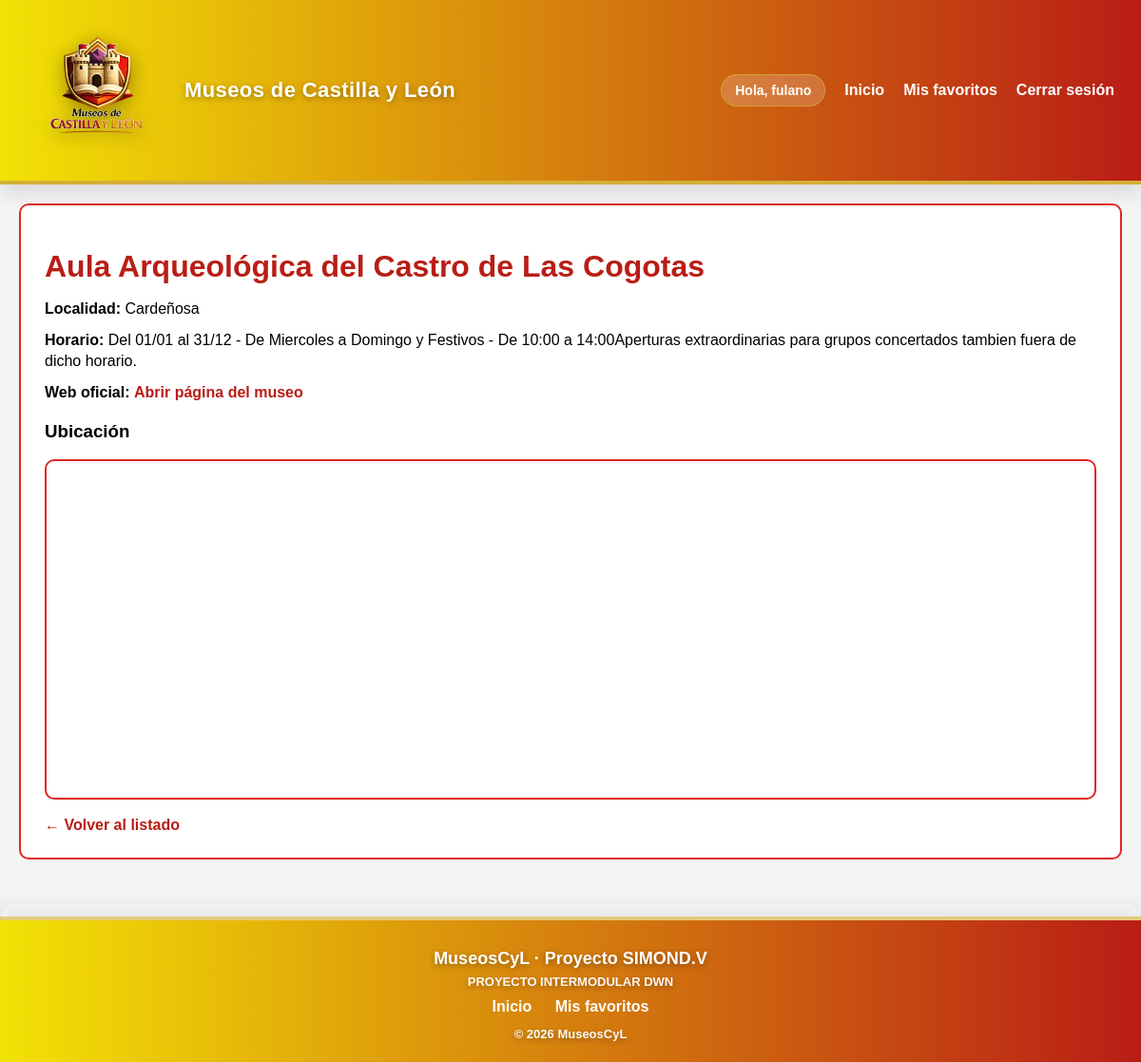
Screenshot of /index.php?accion=detalle&id=1284809940683 (signed in) with the database file from the repository.
### tables this page shows
CREATE TABLE `museos_cache` (
  `id` int(11) NOT NULL,
  `api_id` varchar(50) NOT NULL,
  `nombre` varchar(255) NOT NULL,
  `localidad` varchar(100) DEFAULT NULL,
  `tipologia` varchar(100) DEFAULT NULL,
  `latitud` decimal(10,8) DEFAULT NULL,
  `longitud` decimal(11,8) DEFAULT NULL,
  `horario` text DEFAULT NULL,
  `url` varchar(255) DEFAULT NULL,
  `informacion_adicional` text DEFAULT NULL,
  `ultima_actualizacion` timestamp NOT NULL DEFAULT current_timestamp() ON UPDATE current_timestamp()
);

### controllers/ControladorMuseo.php (called while the page is built, shortened)
<?php
class ControladorMuseo {
   private $modelo_museo;
   public function __construct() {
       $bd = new BaseDatos();
       $this->conexion = $bd->obtenerConexion();
       require_once __DIR__ . '/../models/Museo.php';
       $this->modelo_museo = new Museo($this->conexion);
   }
   public function detalle() {
       $api_id = $_GET['id'] ?? null;
       $museo = $this->modelo_museo->obtenerPorApiId($api_id);
       require_once __DIR__ . '/../views/layout/header.php';
       require_once __DIR__ . '/../views/museos/detalle.php';
       require_once __DIR__ . '/../views/layout/footer.php';
   }
}

### config/basedatos.php (called while the page is built, shortened)
<?php
class BaseDatos {
   private $host = 'localhost';
   private $nombre_bd = 'museoscyl';
   private $usuario = 'root';
   private $contrasena = '';
   private $charset = 'utf8mb4';
   private $conexion = null;
   public function obtenerConexion() {
       try {
           $dsn = "mysql:host={$this->host};dbname={$this->nombre_bd};charset={$this->charset}";
           $this->conexion = new PDO($dsn, $this->usuario, $this->contrasena);
           $this->conexion->setAttribute(PDO::ATTR_ERRMODE, PDO::ERRMODE_EXCEPTION);
           $this->conexion->setAttribute(PDO::ATTR_DEFAULT_FETCH_MODE, PDO::FETCH_ASSOC);
       } catch (PDOException $e) {
           die('Error de conexión con la base de datos');
       }
       return $this->conexion;
   }
}

### models/Museo.php (called while the page is built, shortened)
<?php
class Museo {
   private $conexion;
   public function __construct($conexion) {
       $this->conexion = $conexion;
   }
   public function obtenerPorApiId(string $api_id) {
       $sql = "SELECT * FROM museos_cache WHERE api_id = :api_id LIMIT 1";
       $stmt = $this->conexion->prepare($sql);
       $stmt->execute([':api_id' => $api_id]);
       $resultado = $stmt->fetch(PDO::FETCH_ASSOC);
       return $this->adaptarMuseoParaVista($resultado);
   }
   private function adaptarMuseoParaVista(array $museo): array {
       return [
           'identificador' => $museo['api_id'],
           'nombreentidad' => $museo['nombre'],
           'localidad' => $museo['localidad'],
           'posicion' => [
               'lat' => $museo['latitud'],
               'lon' => $museo['longitud']
           ],
           'horario' => $museo['horario'],
           'horarioapertura' => $museo['horario'],
           'horario_apertura' => $museo['horario'],
           'horario_de_apertura' => $museo['horario'],
           'url' => $museo['url'],
           'web' => $museo['url'],
           'paginaweb' => $museo['url'],
           'enlace_al_contenido' => $museo['url'],
           'informacion_adicional' => $museo['informacion_adicional']
       ];
   }
}

### views/museos/detalle.php (the view, shortened to what this page needs)
<?php
$horario = $museo['horario'] ?? '';
$url = $museo['url'] ?? '';
?>
<div class="detalle-museo">
    <h1><?php echo htmlspecialchars($museo['nombreentidad'] ?? 'Museo'); ?></h1>
    <?php if (!empty($museo['localidad'])): ?>
        <p><strong>Localidad:</strong> <?php echo htmlspecialchars($museo['localidad']); ?></p>
    <?php endif; ?>
    <p>
        <strong>Horario:</strong>
        <?php echo $horario ? htmlspecialchars($horario) : 'No disponible'; ?>
    </p>
    <?php if (!empty($url)): ?>
        <p>
            <strong>Web oficial:</strong>
            <a href="<?php echo htmlspecialchars($url); ?>" target="_blank">
                Abrir página del museo
            </a>
        </p>
    <?php endif; ?>
    <?php if (isset($museo['posicion']['lat'], $museo['posicion']['lon'])): ?>
        <h3>Ubicación</h3>
        <div class="bloque-mapa">
            <iframe
                width="100%"
                height="350"
                frameborder="0"
                src="https://www.openstreetmap.org/export/embed.html?bbox=<?php
                    echo ($museo['posicion']['lon'] - 0.01) . ',' .
                         ($museo['posicion']['lat'] - 0.01) . ',' .
                         ($museo['posicion']['lon'] + 0.01) . ',' .
                         ($museo['posicion']['lat'] + 0.01);
                ?>&marker=<?php
                    echo $museo['posicion']['lat'] . ',' . $museo['posicion']['lon'];
                ?>">
            </iframe>
        </div>
    <?php endif; ?>
    <br>
    <a href="<?php echo BASE_URL; ?>/index.php">← Volver al listado</a>
</div>

### views/layout/header.php (style rules this page uses)
body { margin: 0; font-family: Arial, sans-serif; background-color: #f4f4f4; }
a { text-decoration: none; color: #E12720; }

### views/museos/detalle.php (style rules this page uses)
.detalle-museo { background-color: #ffffff; border: 2px solid #E12720; border-radius: 10px; padding: 25px; }
.detalle-museo h1 { color: #b91d16; margin-bottom: 15px; }
.detalle-museo p { margin: 10px 0; line-height: 1.4; }
.detalle-museo a { color: #b91d16; font-weight: bold; }
.bloque-mapa { margin-top: 18px; border: 2px solid #E12720; border-radius: 10px; overflow: hidden; }

### rows the page displays
museos_cache: nombre "Aula Arqueológica del Castro de Las Cogotas", localidad "Cardeñosa", horario "Del 01/01 al 31/12 - De Miercoles a Domingo y Festivos - De 10:00 a 14:00Aperturas extraordinarias para grupos concertados tambien fuera de dicho horario."

### other values shown
$_SESSION['usuario_nombre'] "fulano"
